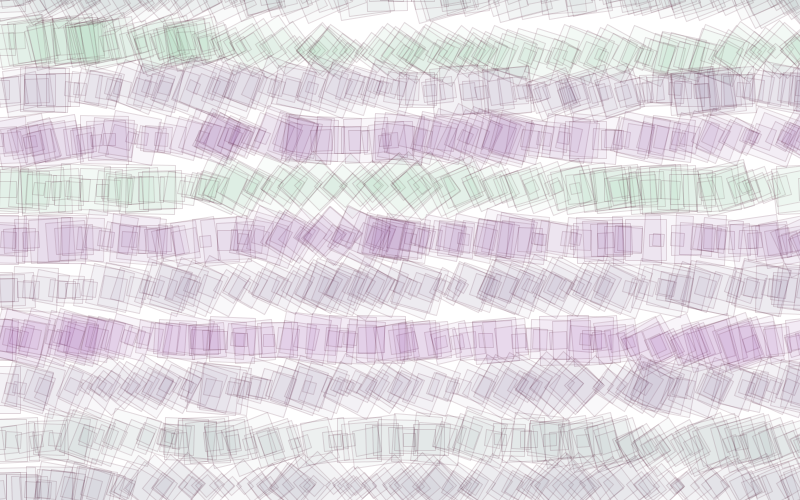
Frame 1 (no input)
Frame 60 (the mouse pressed at the canvas centre just before this capture): identical to frame 1, image omitted
Frame 120 (the mouse held since frame 60 and released just before this capture): identical to frame 1, image omitted

The Processing sketch that drew this single still picture (run headless with seeded random() and noise(); from frame 60 on, the mouse is pressed at the canvas centre):

// Processing sketch: squareWaves
// ── squareWaves.pde
float time = 0.0;
float size = 10;

void setup() {
  size(800, 500);
  rectMode(CENTER);
  background(255);
  fill(100, 200, 120, 20);
  translate(0, 0);
  stroke(80,25,50,40);
  background(255);
  for (int j=0;j<100;j++) {
    fill(100, 200*random(0,1), 120, 10);
    pushMatrix();
    translate(0,50*j);
    for (int i=0;i<250;i++) {
      size = random(10,50);
      translate(random(1,10),0);
      pushMatrix();
      rotate(time);
      rect(-10, -10, size, size);
      popMatrix();
      time += random(-0.1,0.1);
    }
    popMatrix();
    time = 0;
  }
  

}

void draw(){
}

void keyPressed() {
  if (key == 's') {
    save("screen.tif");
  }
}
